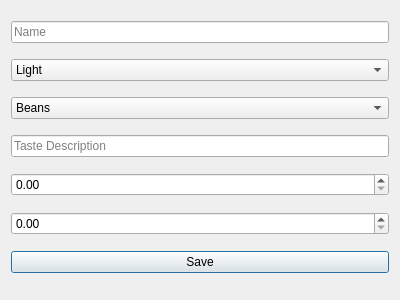
<?xml version="1.0" encoding="UTF-8"?>
<ui version="4.0">
    <class>Dialog</class>
    <widget class="QDialog" name="Dialog">
        <property name="geometry">
            <rect>
                <x>0</x>
                <y>0</y>
                <width>400</width>
                <height>300</height>
            </rect>
        </property>
        <property name="windowTitle">
            <string>Add/Edit Coffee</string>
        </property>
        <layout class="QVBoxLayout" name="verticalLayout">
            <item>
                <widget class="QLineEdit" name="lineEditName">
                    <property name="placeholderText">
                        <string>Name</string>
                    </property>
                </widget>
            </item>
            <item>
                <widget class="QComboBox" name="comboBoxRoastLevel">
                    <item>
                        <property name="text">
                            <string>Light</string>
                        </property>
                    </item>
                    <item>
                        <property name="text">
                            <string>Medium</string>
                        </property>
                    </item>
                    <item>
                        <property name="text">
                            <string>Dark</string>
                        </property>
                    </item>
                </widget>
            </item>
            <item>
                <widget class="QComboBox" name="comboBoxType">
                    <item>
                        <property name="text">
                            <string>Beans</string>
                        </property>
                    </item>
                    <item>
                        <property name="text">
                            <string>Ground</string>
                        </property>
                    </item>
                </widget>
            </item>
            <item>
                <widget class="QLineEdit" name="lineEditTasteDescription">
                    <property name="placeholderText">
                        <string>Taste Description</string>
                    </property>
                </widget>
            </item>
            <item>
                <widget class="QDoubleSpinBox" name="doubleSpinBoxPrice">
                    <property name="minimum">
                        <double>0.0</double>
                    </property>
                    <property name="maximum">
                        <double>999.99</double>
                    </property>
                    <property name="value">
                        <double>0.0</double>
                    </property>
                </widget>
            </item>
            <item>
                <widget class="QDoubleSpinBox" name="spinBoxPackageVolume">
                    <property name="minimum">
                        <double>0.0</double>
                    </property>
                    <property name="maximum">
                        <double>10000.0</double>
                    </property>
                    <property name="value">
                        <double>0.0</double>
                    </property>
                </widget>
            </item>
            <item>
                <widget class="QPushButton" name="pushButtonSave">
                    <property name="text">
                        <string>Save</string>
                    </property>
                </widget>
            </item>
        </layout>
    </widget>
</ui>
